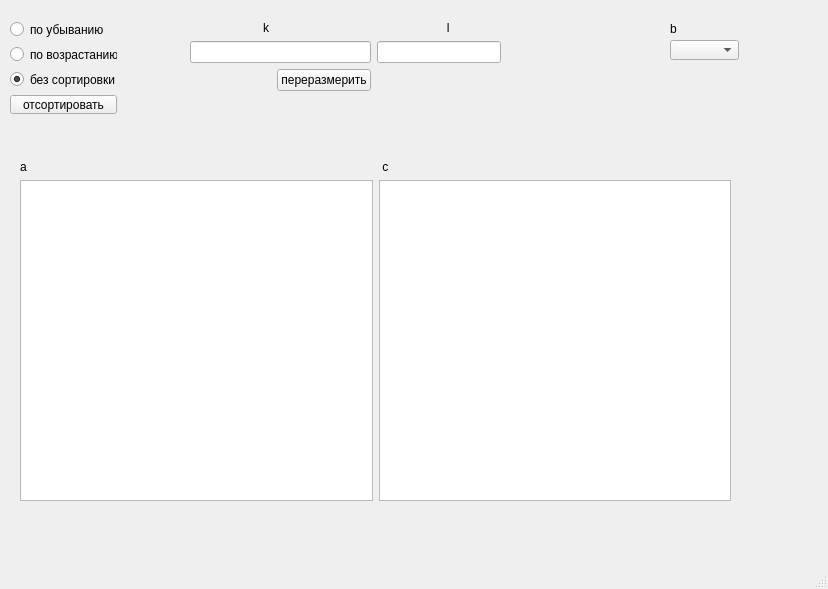
<?xml version="1.0" encoding="UTF-8"?>
<ui version="4.0">
 <class>MainWindow</class>
 <widget class="QMainWindow" name="MainWindow">
  <property name="geometry">
   <rect>
    <x>0</x>
    <y>0</y>
    <width>828</width>
    <height>589</height>
   </rect>
  </property>
  <property name="windowTitle">
   <string>MainWindow</string>
  </property>
  <widget class="QWidget" name="centralwidget">
   <widget class="QLabel" name="label_4">
    <property name="geometry">
     <rect>
      <x>670</x>
      <y>21</y>
      <width>16</width>
      <height>16</height>
     </rect>
    </property>
    <property name="text">
     <string>b</string>
    </property>
   </widget>
   <widget class="QWidget" name="">
    <property name="geometry">
     <rect>
      <x>10</x>
      <y>20</y>
      <width>107</width>
      <height>94</height>
     </rect>
    </property>
    <layout class="QVBoxLayout" name="verticalLayout">
     <item>
      <widget class="QRadioButton" name="radioButton">
       <property name="text">
        <string>по убыванию</string>
       </property>
      </widget>
     </item>
     <item>
      <widget class="QRadioButton" name="radioButton_2">
       <property name="text">
        <string>по возрастанию</string>
       </property>
      </widget>
     </item>
     <item>
      <widget class="QRadioButton" name="radioButton_3">
       <property name="text">
        <string>без сортировки</string>
       </property>
       <property name="checked">
        <bool>true</bool>
       </property>
      </widget>
     </item>
     <item>
      <widget class="QPushButton" name="pushButton">
       <property name="text">
        <string>отсортировать</string>
       </property>
      </widget>
     </item>
    </layout>
   </widget>
   <widget class="QWidget" name="">
    <property name="geometry">
     <rect>
      <x>190</x>
      <y>21</y>
      <width>311</width>
      <height>70</height>
     </rect>
    </property>
    <layout class="QGridLayout" name="gridLayout">
     <item row="0" column="0">
      <widget class="QLabel" name="label">
       <property name="text">
        <string>                      k</string>
       </property>
      </widget>
     </item>
     <item row="0" column="2">
      <widget class="QLabel" name="label_2">
       <property name="text">
        <string>                     l</string>
       </property>
      </widget>
     </item>
     <item row="1" column="0" colspan="2">
      <widget class="QLineEdit" name="lineEdit"/>
     </item>
     <item row="1" column="2">
      <widget class="QLineEdit" name="lineEdit_2"/>
     </item>
     <item row="2" column="1">
      <widget class="QPushButton" name="pushButton_2">
       <property name="text">
        <string>переразмерить</string>
       </property>
      </widget>
     </item>
    </layout>
   </widget>
   <widget class="QComboBox" name="comboBox">
    <property name="geometry">
     <rect>
      <x>670</x>
      <y>40</y>
      <width>69</width>
      <height>20</height>
     </rect>
    </property>
   </widget>
   <widget class="QWidget" name="">
    <property name="geometry">
     <rect>
      <x>20</x>
      <y>160</y>
      <width>711</width>
      <height>341</height>
     </rect>
    </property>
    <layout class="QGridLayout" name="gridLayout_2">
     <item row="0" column="0">
      <widget class="QLabel" name="label_3">
       <property name="text">
        <string>a</string>
       </property>
      </widget>
     </item>
     <item row="0" column="1">
      <widget class="QLabel" name="label_5">
       <property name="text">
        <string> c</string>
       </property>
      </widget>
     </item>
     <item row="1" column="0">
      <widget class="QTextEdit" name="textEdit_3"/>
     </item>
     <item row="1" column="1">
      <widget class="QTextEdit" name="textEdit_2"/>
     </item>
    </layout>
   </widget>
  </widget>
  <widget class="QMenuBar" name="menubar">
   <property name="geometry">
    <rect>
     <x>0</x>
     <y>0</y>
     <width>828</width>
     <height>21</height>
    </rect>
   </property>
  </widget>
  <widget class="QStatusBar" name="statusbar"/>
 </widget>
 <resources/>
 <connections/>
</ui>
